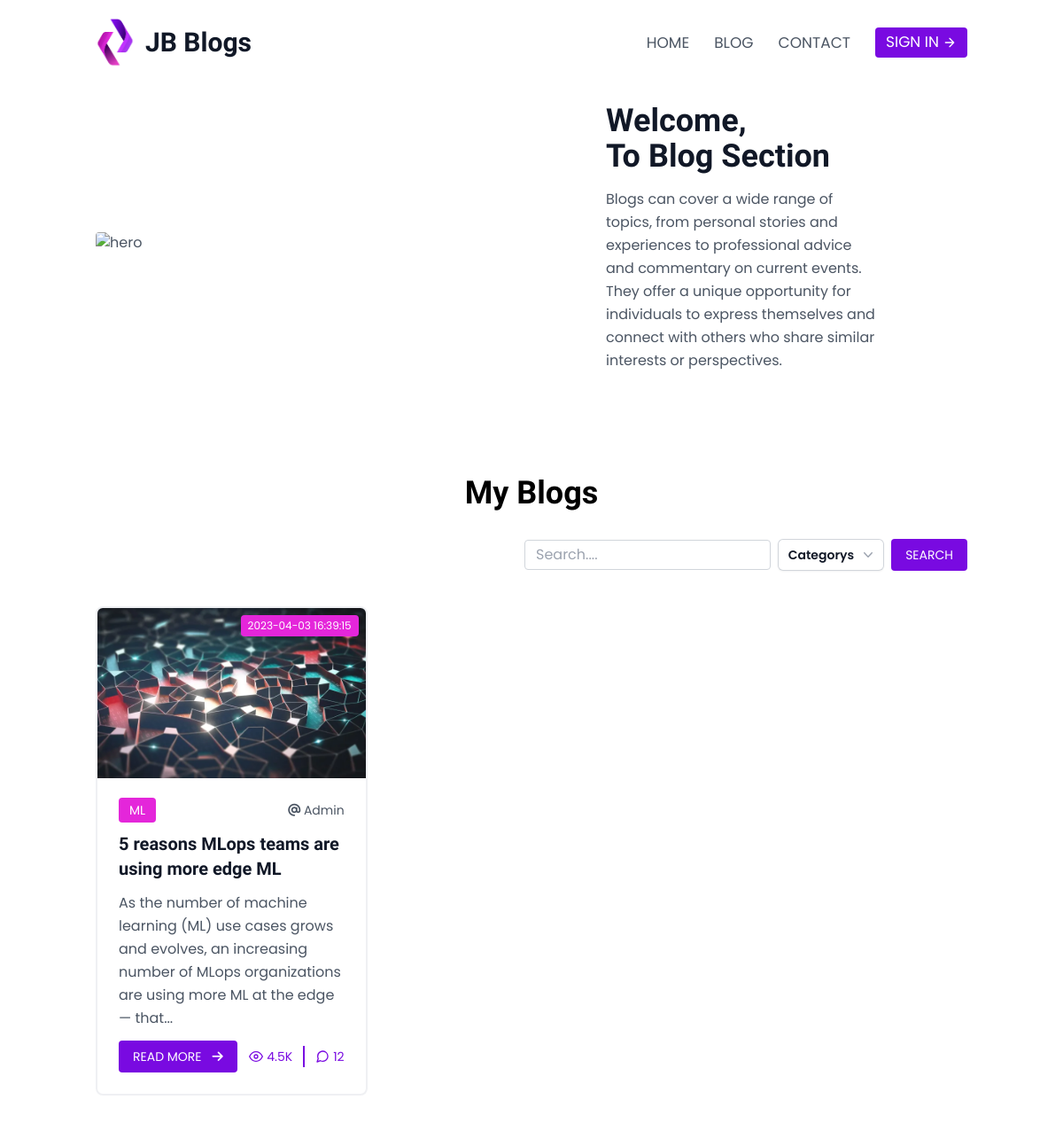
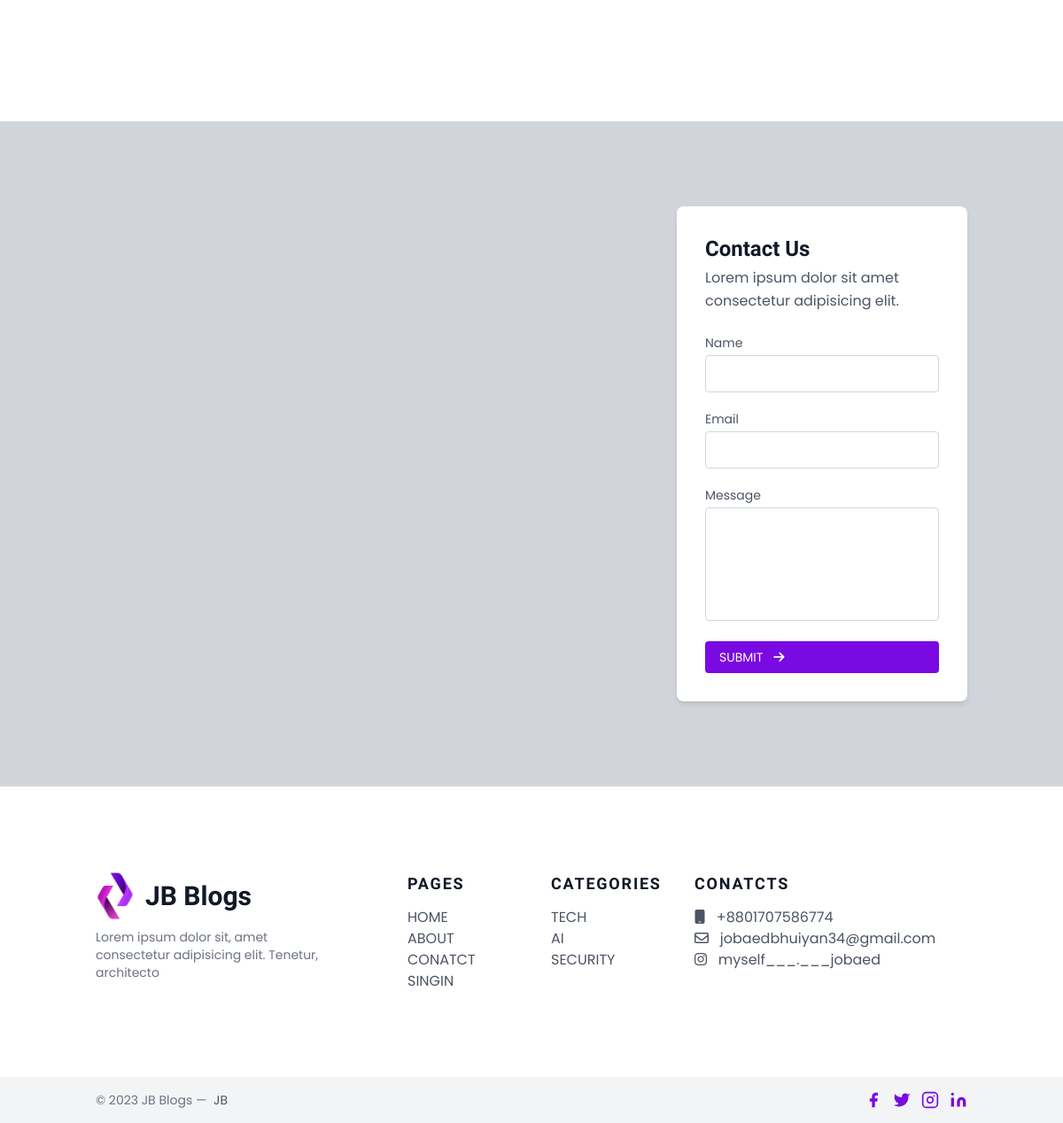
The app's page /blog.php?cat=ML with its own data (2 pictures, top to bottom).
### tables this page shows
CREATE TABLE `blog` (
  `id` int(11) NOT NULL,
  `tittle` varchar(200) NOT NULL,
  `category` varchar(100) NOT NULL,
  `author` varchar(100) NOT NULL,
  `image` varchar(100) NOT NULL,
  `text` text NOT NULL,
  `dateTime` datetime NOT NULL DEFAULT CURRENT_TIMESTAMP
);

### blog.php (the view, shortened to what this page needs)
<?php
require_once 'inc/db.php';
if (isset($_GET['cat'])) {
    $cat = $_GET['cat'];
    $selectPost = "SELECT * FROM blog WHERE category='$cat' ORDER BY `dateTime` DESC ";
} else {
    $selectPost = "SELECT * FROM blog ORDER BY `dateTime` DESC ";
}
$exePost = $conn->query($selectPost);
?>
<!doctype html>
<html>
<head>
    <link rel="stylesheet" href="assets/css/style.css">
    <link rel="stylesheet" href="assets/css/responsive.css">
    <script src="https://cdn.tailwindcss.com"></script>
</head>
<body>
    <?php
    require_once 'inc/header.php';
    ?>
    <section class="text-gray-600 body-font px-5 header-big">
        <div class="container mx-auto flex px-5 md:flex-row flex-col items-center">
            <div class="lg:max-w-lg lg:w-full md:w-1/2 w-5/6">
                <img class="object-cover object-center rounded" alt="hero" src="assets/img/3236267.jpg">
            </div>
            <div class="lg:flex-grow md:w-1/2 lg:pr-24 md:pr-16 flex flex-col md:items-start md:text-left mb-16 md:mb-0 items-center text-center lg:ms-16 ">
                <h1 class="font-semibold title-font sm:text-4xl text-3xl mb-4 font-medium text-gray-900 mt-5">Welcome,
                    <br class="hidden lg:inline-block">To Blog Section
                </h1>
                <p class="mb-8 leading-relaxed">Blogs can cover a wide range of topics, from personal stories and experiences to
                    professional advice and commentary on current events. They offer a unique opportunity for individuals to
                    express themselves and connect with others who share similar interests or perspectives.</p>
            </div>
        </div>
    </section>
    <section class="text-gray-600 body-font">
        <div class="container px-5 pt-16 pb-32 mx-auto">
            <h1 class="text-center text-4xl text-black font-semibold mb-8 mt-5">My Blogs</h1>
            <div class=" flex justify-end items-center mb-10">
                <div class="lg:w-[500px] md:w-[400] sm:w-auto  flex items-center">
                    <div class="pe-2">
                        <form action="<?php $_SERVER['PHP_SELF'] ?>" method="POST">
                            <input type="text" id="search" name="search" required placeholder="Search...." class="w-full bg-white rounded border border-gray-300 focus:border-indigo-500 focus:ring-2 focus:ring-indigo-200 text-base outline-none text-gray-700  px-3 leading-8 transition-colors duration-200 ease-in-out">
                    </div>
                    <div class="relative inline-block text-left float-right me-2">
                        <div>
                            <button type="button" class="inline-flex w-full justify-center gap-x-1.5 rounded-md bg-white px-3 py-2 text-sm font-semibold text-gray-900 shadow-sm ring-1 ring-inset ring-gray-300 hover:bg-gray-50" id="menu-button" aria-expanded="true" aria-haspopup="true">
                                Categorys
                                <svg class="-mr-1 h-5 w-5 text-gray-400" viewBox="0 0 20 20" fill="currentColor" aria-hidden="true">
                                    <path fill-rule="evenodd" d="M5.23 7.21a.75.75 0 011.06.02L10 11.168l3.71-3.938a.75.75 0 111.08 1.04l-4.25 4.5a.75.75 0 01-1.08 0l-4.25-4.5a.75.75 0 01.02-1.06z" clip-rule="evenodd" />
                                </svg>
                            </button>
                        </div>
                    </div>
                    <div>
                        <input type="submit" name="submit" class="hero-btn bg-[#790AE1] nav-btn inline-flex items-center border-0 py-2 px-4 focus:outline-none hover:bg-[#E426DA] text-sm rounded text-white md:mt-0 transition duration-200 ease-out hover:ease-in" value="Search">
                    </div>
                </div>
            </div>
            <div class="flex flex-wrap -m-4">
                <?php
                if ($exePost->num_rows) {
                    while ($row = $exePost->fetch_assoc()) {
                ?>
                        <div class="p-4 md:w-1/3 mb-10">
                            <div class="relative cursor-pointer h-full border-2 border-gray-200 border-opacity-60 rounded-lg overflow-hidden">
                                <span class="text-xs bg-[#E426DA] hover:bg-[#790AE1] px-2 py-1 text-white absolute top-2 right-2 rounded cursor-pointer">
                                    <?php echo $row['dateTime'] ?>
                                </span>
                                <img class="lg:h-48 md:h-36 w-full object-cover object-center" src="assets/img/<?php echo $row['image'] ?>" alt="blog">
                                <div class="p-6">
                                    <div class="category-wrapper flex items-center justify-between">
                                        <div>
                                            <?php
                                            $cat = $row['category'];
                                            $catExplod = explode(',', $cat);
                                            foreach ($catExplod as $category) {
                                            ?>
                                                <span class="bg-[#E426DA] text-white px-3 py-1 text-sm rounded hover:bg-[#790AE1] transition duration-200 ease-out hover:ease-in"><?php echo $category ?></span>
                                            <?php } ?>
                                        </div>
                                        <div>
                                            <span class="text-sm ">
                                                <i class="fa-solid fa-at"></i>
                                                <?php
                                                echo $row['author'];
                                                ?>
                                            </span>
                                        </div>
                                    </div>
                                    <h1 class="title-font text-xl font-semibold text-gray-900 my-3 ">
                                        <?php
                                        echo $row['tittle'];
                                        ?>
                                    </h1>
                                    <p class="leading-relaxed mb-3">
                                        <?php
                                        echo substr($row['text'], 0, 150) . "...";
                                        ?>
                                    </p>
                                    <div class="flex items-center flex-wrap ">
                                        <a href="singleBlog.php?id=<?php echo $row['id'] ?>" class="hero-btn bg-[#790AE1] nav-btn inline-flex items-center border-0 py-2 px-4 focus:outline-none hover:bg-[#E426DA] text-sm rounded text-white mt-4 md:mt-0 transition duration-200 ease-out hover:ease-in">
                                            Read More <i class="fa-solid fa-arrow-right pl-3"></i>
                                        </a>
                                        <span class="text-[#790AE1] mr-3 inline-flex items-center lg:ml-auto md:ml-0 ml-auto leading-none text-sm pr-3 py-1 border-r-2 border-[#790AE1]">
                                            <svg class="w-4 h-4 mr-1 " stroke="currentColor" stroke-width="2" fill="none" stroke-linecap="round" stroke-linejoin="round" viewBox="0 0 24 24">
                                                <path d="M1 12s4-8 11-8 11 8 11 8-4 8-11 8-11-8-11-8z"></path>
                                                <circle cx="12" cy="12" r="3"></circle>
                                            </svg>4.5K
                                        </span>
                                        <span class="text-[#790AE1] inline-flex items-center leading-none text-sm">
                                            12
                                        </span>
                                    </div>
                                </div>
                            </div>
                        </div>
                <?php
                    }
                }
                ?>
            </div>
        </div>
    </section>
    <section class="text-gray-600 body-font relative">
        <div class="absolute inset-0 bg-gray-300 overflow-hidden">
            <div style="width: 100%"><iframe scrolling="no" marginheight="0" marginwidth="0" src="https://maps.google.com/maps?width=100%25&amp;height=800&amp;hl=en&amp;q=Dhaka,%20bangladesh+(JB%20Blog)&amp;t=&amp;z=16&amp;ie=UTF8&amp;iwloc=B&amp;output=embed" width="100%" height="800" frameborder="0"><a href="https://www.maps.ie/distance-area-calculator.html">measure acres/hectares on map</a></iframe></div>
        </div>
        <div class="container px-5 py-24 mx-auto flex">
            <div class="lg:w-1/3 md:w-1/2 bg-white rounded-lg p-8 flex flex-col md:ml-auto w-full mt-10 md:mt-0 relative z-10 shadow-md">
                <h1 class="text-gray-900 text-2xl mb-1 font-semibold title-font">Contact Us</h1>
                <p class="leading-relaxed mb-5 text-gray-600">Lorem ipsum dolor sit amet consectetur adipisicing elit.</p>
                <div class="relative mb-4">
                    <label for="name" class="leading-7 text-sm text-gray-600">Name</label>
                    <input type="text" id="name" name="name" class="w-full bg-white rounded border border-gray-300 focus:border-indigo-500 focus:ring-2 focus:ring-indigo-200 text-base outline-none text-gray-700 py-1 px-3 leading-8 transition-colors duration-200 ease-in-out">
                </div>
                <div class="relative mb-4">
                    <label for="email" class="leading-7 text-sm text-gray-600">Email</label>
                    <input type="email" id="email" name="email" class="w-full bg-white rounded border border-gray-300 focus:border-indigo-500 focus:ring-2 focus:ring-indigo-200 text-base outline-none text-gray-700 py-1 px-3 leading-8 transition-colors duration-200 ease-in-out">
                </div>
                <div class="relative mb-4">
                    <label for="message" class="leading-7 text-sm text-gray-600">Message</label>
                    <textarea id="message" name="message" class="w-full bg-white rounded border border-gray-300 focus:border-indigo-500 focus:ring-2 focus:ring-indigo-200 h-32 text-base outline-none text-gray-700 py-1 px-3 resize-none leading-6 transition-colors duration-200 ease-in-out"></textarea>
                </div>
                <a href="" class="hero-btn bg-[#790AE1] nav-btn inline-flex items-center border-0 py-2 px-4 focus:outline-none hover:bg-[#E426DA] text-sm rounded text-white mt-4 md:mt-0 transition duration-200 ease-out hover:ease-in">
                    Submit <i class="fa-solid fa-arrow-right pl-3"></i>
                </a>
            </div>
        </div>
    </section>
    <?php require 'inc/footer.php' ?>
</body>
</html>

### assets/css/style.css (style rules this page uses)
* { padding: 0; margin: 0; box-sizing: border-box; }
body { font-family: 'Poppins', sans-serif !important; }
h1 { font-family: 'Federo', sans-serif !important; }
.main-nav a, .nav-btn { font-size: 17px; font-family: 'Poppins', sans-serif; text-transform: uppercase; }

### records on screen
blog: dateTime "2023-04-03 16:39:15", image (picture), category "ML", author "Admin", tittle "5 reasons MLops teams are using more edge ML", text "As the number of machine learning (ML) use cases grows and evolves, an increasing number of MLops organizations are using more ML at the edge — that"
